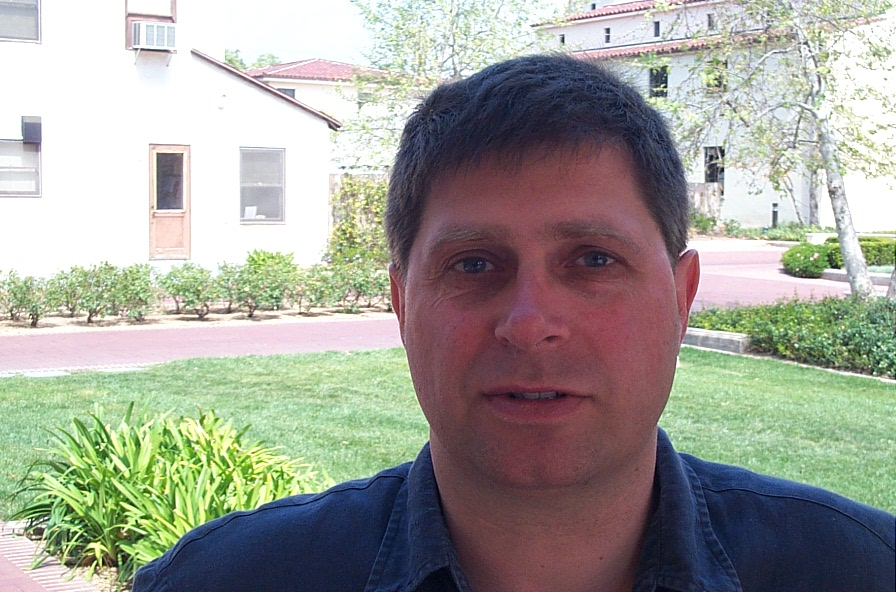
#> input picture data/input/image_0003.jpg, 896 x 592 px; its folder holds only this picture in this run
$ python imgprocess.py   (older library calls are emulated)
#> lines starting #> are read from the running program, lines starting #| are printed output that depends on the picture; after the words box and inside, x2 and y2 are one past the last pixel; in counts of white or black regions, pixels touching at a corner belong together
### gabor.py
import numpy as np
import cv2
import os
import csv

POSITIVE_TRAIN_DIR = 'data/train_images/positives'
NEGATIVE_TRAIN_DIR = 'data/train_images/negatives'
POSITIVE_TEST_DIR = 'data/test_images/positives'
NEGATIVE_TEST_DIR = 'data/test_images/negatives'

EPS = 0.00000000000000001

def build_filters():
    filters = []

    # Size of Gabor kernel
    ksize = 31

    # For different orientations
    for theta in np.arange(0, np.pi, np.pi/4):
        # And different wavelengths of the sinusoidal factor
        for lamb in np.arange(np.pi/4, np.pi, np.pi/4):
            # Get a filter
            kern = cv2.getGaborKernel((ksize, ksize), 4.0, theta, lamb, 0.5, 0, ktype=cv2.CV_32F)
            kern /= 1.5*kern.sum()
            filters.append(kern)

    return filters

# Given an image and a set of filters, derive the response matrices
# [99 lines left out: functions process, get_local_energy, get_mean_amplitude, load_images_from_folder, get_image_feature_vector, get_all_image_feature_vectors and 1 more, not called in this run]

# [3 lines that do not run on import are left out]

### jann.py
from mlp import MLP
import csv

# [81 lines left out: functions load_training, get_ann_label, load_validation, create_brain, not called in this run]

# Load existing topology from mlp.net
def get_brain():
	brain = MLP()
	return brain

# [9 lines that do not run on import are left out]

### mlp.py
from layer import *
from neuron import *

class MLP:
	def __init__(self, topology=None):
		if topology is None:
			self.loadNetwork('mlp.net')
		else:
			self.topology = topology
			self.overallNetError = 0
			self.mLayers = []

			for i,layerNum in enumerate(self.topology):
				newLayer = Layer()
				for neuronNum in range(layerNum):
					if i == 0:
						n = Neuron(0, neuronNum, True, False, False, topology[i+1])
					elif i == len(self.topology)-1:
						n = Neuron(0, neuronNum, False, True, False, 0)
					else:
						n = Neuron(0, neuronNum, False, False, True, topology[i+1])

					newLayer.mNeurons.append(n)

				# Create bias neuron
				if i==0:
					n = Neuron(1, layerNum, True, False, False, topology[i+1])
					n.setBias(True)
					newLayer.mNeurons.append(n)
				elif i != len(self.topology)-1:
					n = Neuron(1, layerNum, False, False, True, topology[i+1])
					n.setBias(True)
					newLayer.mNeurons.append(n)

				self.mLayers.append(newLayer)

	def loadNetwork(self, filename):
		file_obj = open(filename, 'r')

		# Load the overall net error
		self.overallNetError = float(file_obj.readline())

		# Load topology
		self.topology = file_obj.readline().split()
		self.topology = [int(x) for x in self.topology]

		# For each layer...
		self.mLayers = []
		for i,layerNum in enumerate(self.topology):
			newLayer = Layer()

			for neuronNum in range(layerNum):
				outputWeights = file_obj.readline().split()
				outputWeights = [float(ow) for ow in outputWeights]

				if i==0:
					n = Neuron(0, neuronNum, True, False, False, self.topology[i+1], outputWeights)
				elif i == len(self.topology)-1:
					n = Neuron(0, neuronNum, False, True, False, 0, outputWeights)
				else:
					n = Neuron(0, neuronNum, False, False, True, self.topology[i+1], outputWeights)
				newLayer.mNeurons.append(n)

			# Create bias neuron
			if i==0:
				outputWeights = file_obj.readline().split()
				outputWeights = [float(ow) for ow in outputWeights]

				n = Neuron(1, layerNum, True, False, False, self.topology[i+1], outputWeights)
				n.setBias(True)
				newLayer.mNeurons.append(n)
			elif i != len(self.topology)-1:
				outputWeights = file_obj.readline().split()
				outputWeights = [float(ow) for ow in outputWeights]

				n = Neuron(1, layerNum, False, False, True, self.topology[i+1], outputWeights)
				n.setBias(True)
				newLayer.mNeurons.append(n)

			self.mLayers.append(newLayer)

		file_obj.close()

	# [113 lines left out: functions backPropagate, feedForward, printNetwork, saveNetwork, not called in this run]

	def getInputNeurons(self):
		return self.mLayers[0].mNeurons

	def getOutputNeurons(self):
		return self.mLayers[-1].mNeurons

### imgprocess.py
import cv2
import numpy as np
import os

from gabor import get_image_feature_vector, build_filters
from nb import get_nb_label
from jann import get_ann_label, get_brain
from nb import process_training_data, get_nb_label

INPUT_DIR = 'data/input/'
OUTPUT_DIR = 'data/output/'

def auto_canny(image, sigma=0.33):
	# Adjust threshold values of canny based on median values of the image
	v = np.median(image)

	lower = int(max(0, (1.0 - sigma) * v))
	upper = int(min(255, (1.0 + sigma) * v))
	edged = cv2.Canny(image, lower, upper)

	return edged

def get_objects_from_file(filename, train=False):
	# Load image
#> called with filename = 'image_0003.jpg', train = False
	orig = cv2.imread(INPUT_DIR + filename)
#> orig is the input picture: shape (592, 896, 3); mean B, G, R 151.3, 159.9, 159.7
	get_objects_from_img(orig, filename, train)

def get_objects_from_img(orig, filename=".jpg", train=False, webcam=False):
#> called with filename = 'image_0003.jpg', train = False, webcam = False
	img = orig.copy()

	# Convert to gray, equalize to improve contrast
	# imgray = cv2.cvtColor(img,cv2.COLOR_BGR2GRAY)
	# imgray = cv2.equalizeHist(imgray)

	# Boundaries of "skin" HSV intensities
	lower = np.array([0, 3, 0], dtype = "uint8")
	upper = np.array([60, 255, 190], dtype = "uint8")

	# Convert to HSV, get colors that are in range of earlier intensities
	converted = cv2.cvtColor(img, cv2.COLOR_BGR2HSV)
#> converted: shape (592, 896, 3); mean H, S, V 87.3, 63.7, 174.9
	skinMask = cv2.inRange(converted, lower, upper)
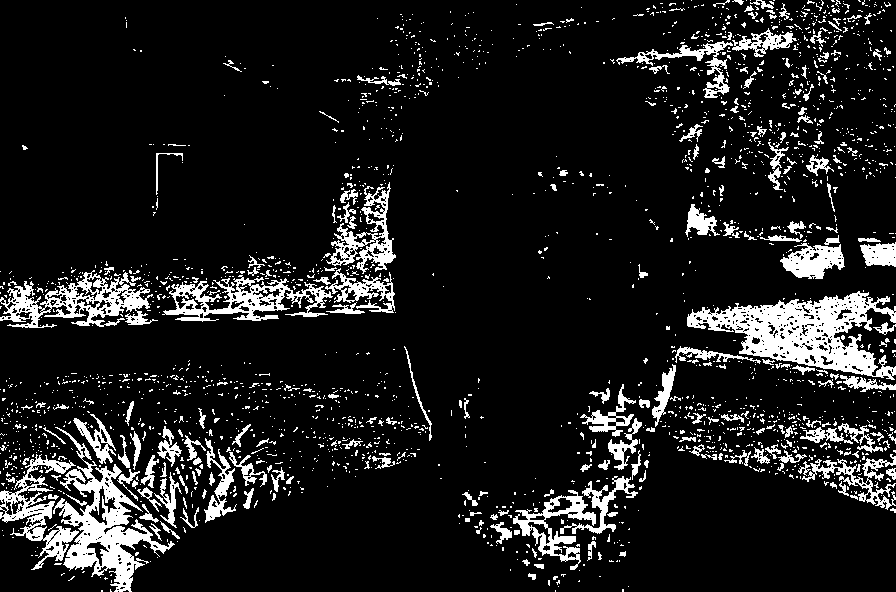
#> skinMask: shape (592, 896); 11.3% white; 2254 white regions (2030 under 20 px), largest, box (x1, y1, x2, y2) and area: (687, 291, 896, 380) 8115, (53, 427, 175, 592) 5565, (0, 270, 158, 328) 3649

	# Apply erosions and dilations to the mask using an elliptical kernel
	kernel = cv2.getStructuringElement(cv2.MORPH_ELLIPSE, (11, 11))
	skinMask = cv2.erode(skinMask, kernel, iterations = 2)
#> skinMask: shape (592, 896); every value is 0
	skinMask = cv2.dilate(skinMask, kernel, iterations = 2)

	# Blur
	skinMask = cv2.GaussianBlur(skinMask, (5, 5), 0)

	# Apply mask
	# skin = cv2.bitwise_and(img, img, mask = skinMask)
	# cv2.imshow("images", np.hstack([img, skin]))
	# comb = cv2.add(skinMask, imgray)

	# Perform Canny
	edges = auto_canny(skinMask)
#> in auto_canny, `v = np.median(image)`: v = 0

	# Find contours
	ret,thresh = cv2.threshold(edges, 100, 255, 0)
	image, contours, hierarchy = cv2.findContours(thresh, cv2.RETR_TREE, cv2.CHAIN_APPROX_SIMPLE)
#> contours = []

	filters = build_filters()

	brain = get_brain()

	for i in range(len(contours)):
		# Draw contours
		# image = cv2.drawContours(img, contours, i, (0,255,0), 1)

		# Identify bounding boxes
		x,y,w,h = cv2.boundingRect(contours[i])

		# Arbitrary threshold height and width is 30, 30
		if h>30 and w>30:
			cropimg = orig[y:y+h, x:x+w]
			if train:
				output_name = OUTPUT_DIR + filename[:-4] + str(i) + '.jpg'
				cv2.imwrite(output_name, cropimg)
			else:
				feature_set = get_image_feature_vector(cropimg, filters)
				ann_label = get_ann_label(feature_set, brain)
				# nb_label = get_nb_label(feature_set)

				# print "Found a face" if ann_label == 1 else "This is not a face"
				if ann_label == 1:
					cv2.rectangle(img, (x, y), (x+w, y+h), (255,0,0), 2)
				else:
					cv2.rectangle(img, (x, y), (x+w, y+h), (100,100,100,50), 2)

			# To show individual images in a window:
			# cv2.imshow('Cropped Image ' + str(i), cropimg)

	# For manual processing
	if not train and not webcam:
		annot_name = OUTPUT_DIR + filename
		cv2.imwrite(annot_name, img)

	# For webcam
	if webcam:
		cv2.imshow('Annotated Image', img)

	# If not using with webcam and you want to display until exit
	# cv2.imshow('Annotated Image', img)
	# cv2.waitKey(0)

if __name__ == '__main__':
	for filename in os.listdir(INPUT_DIR):
#> (the run stopped early here; a loop or call above may not have finished)

$ run again, on data/input/image_0023.jpg
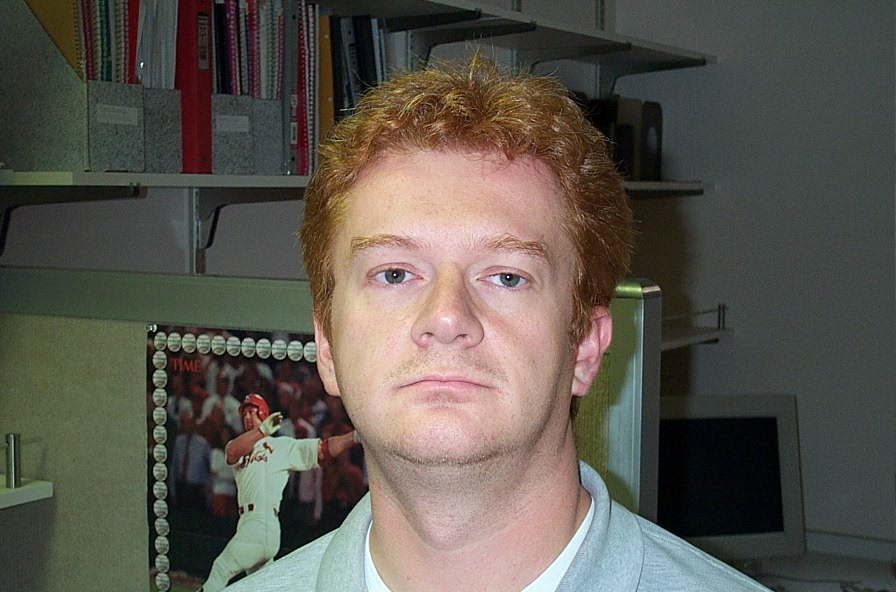
#> input picture data/input/image_0023.jpg, 896 x 592 px
#> in get_objects_from_file, orig is the input picture: shape (592, 896, 3); mean B, G, R 78.7, 87.3, 91.5
#> converted: shape (592, 896, 3); mean H, S, V 57.2, 65.9, 97.9
#> in get_objects_from_img, `skinMask = cv2.inRange(converted, lower, upper)`:
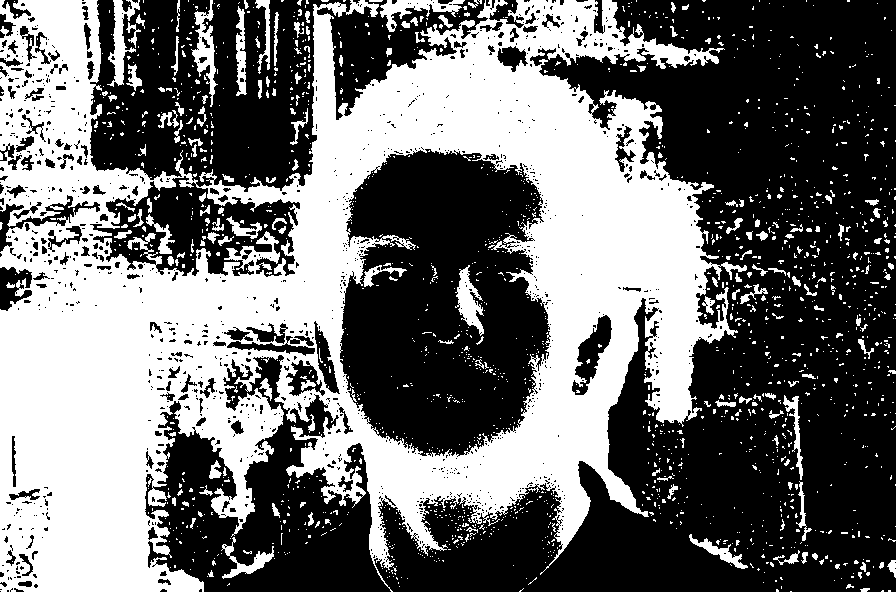
#> skinMask: shape (592, 896); 43.2% white; 1756 white regions (1579 under 20 px), largest, box (x1, y1, x2, y2) and area: (0, 0, 747, 592) 207939, (107, 0, 140, 87) 1014, (191, 0, 218, 107) 1011
#> v = 0
#> in auto_canny, `edged = cv2.Canny(image, lower, upper)`:
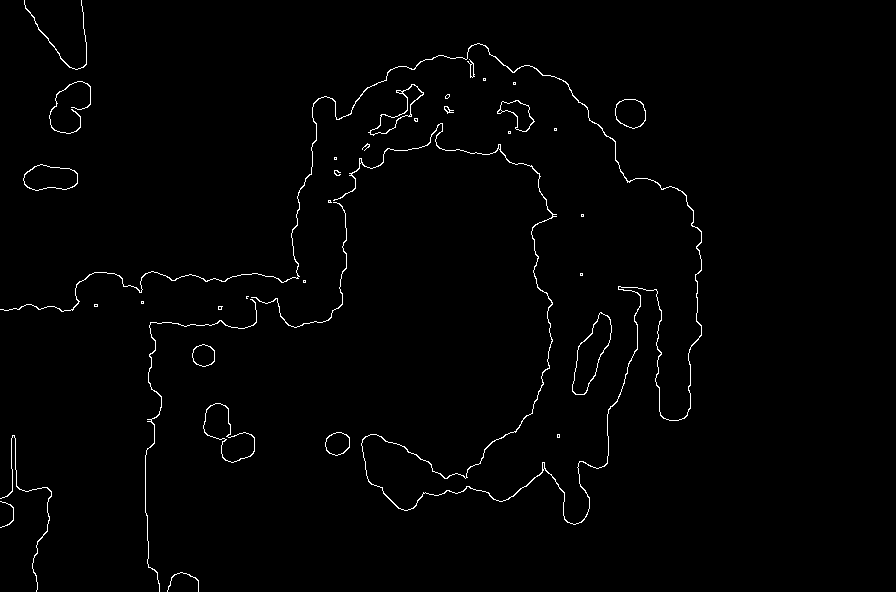
#> edged: shape (592, 896); 1.2% white in thin lines or dots, all inside (x1, y1, x2, y2) = (0, 0, 702, 592)
#> contours = 67 contours, 42 with area under 20; largest, box (x1, y1, x2, y2) and area: (572, 312, 612, 395) 1582, (572, 312, 612, 395) 1542, (203, 403, 255, 463) 1528, (203, 403, 255, 463) 1494, (23, 164, 78, 191) 1065

$ run again, on data/input/image_0024.jpg
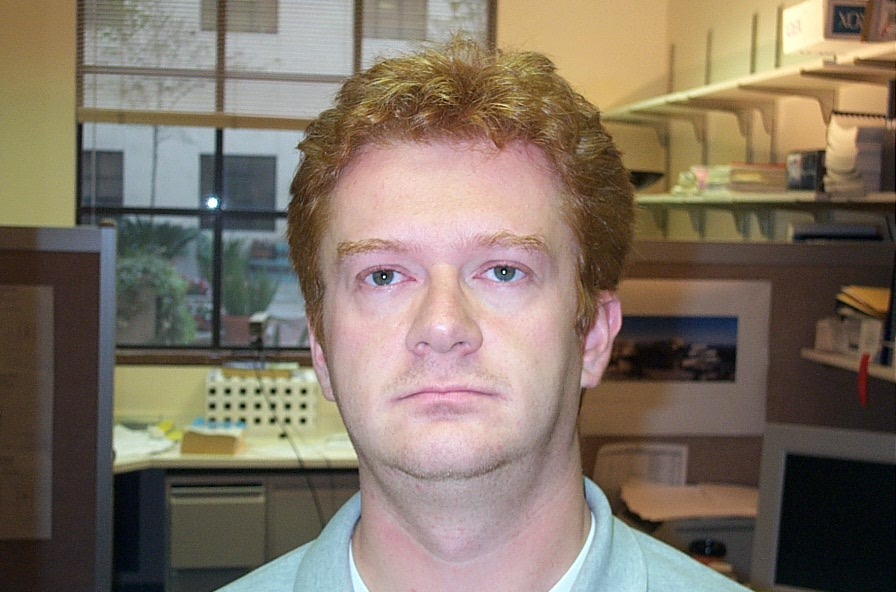
#> input picture data/input/image_0024.jpg, 896 x 592 px
#> in get_objects_from_file, orig is the input picture: shape (592, 896, 3); mean B, G, R 101, 115.5, 128.6
#> converted: shape (592, 896, 3); mean H, S, V 48.7, 76.4, 132.6
#> in get_objects_from_img, `skinMask = cv2.GaussianBlur(skinMask, (5, 5), 0)`:
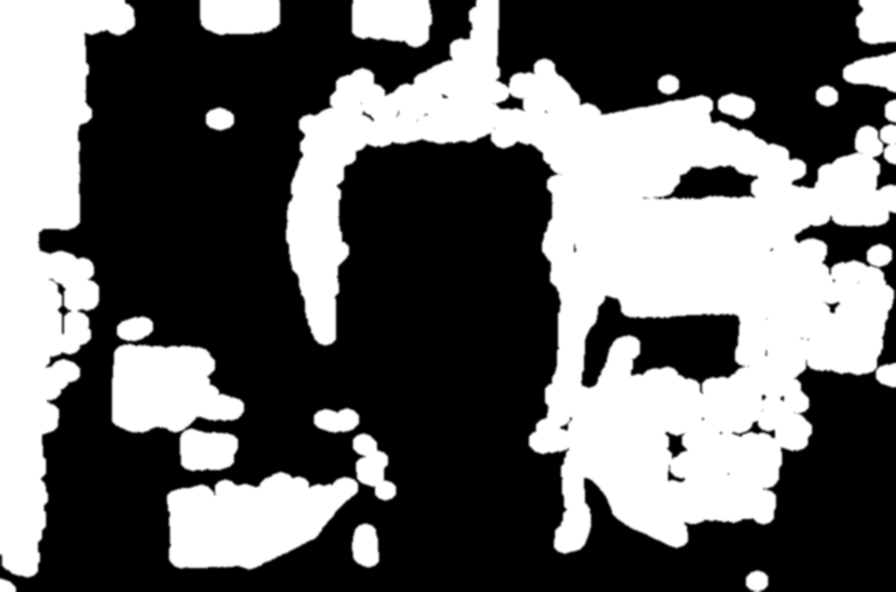
#> skinMask: shape (592, 896); min 0, max 255, mean 103.3
#> v = 0
#> in auto_canny, `edged = cv2.Canny(image, lower, upper)`:
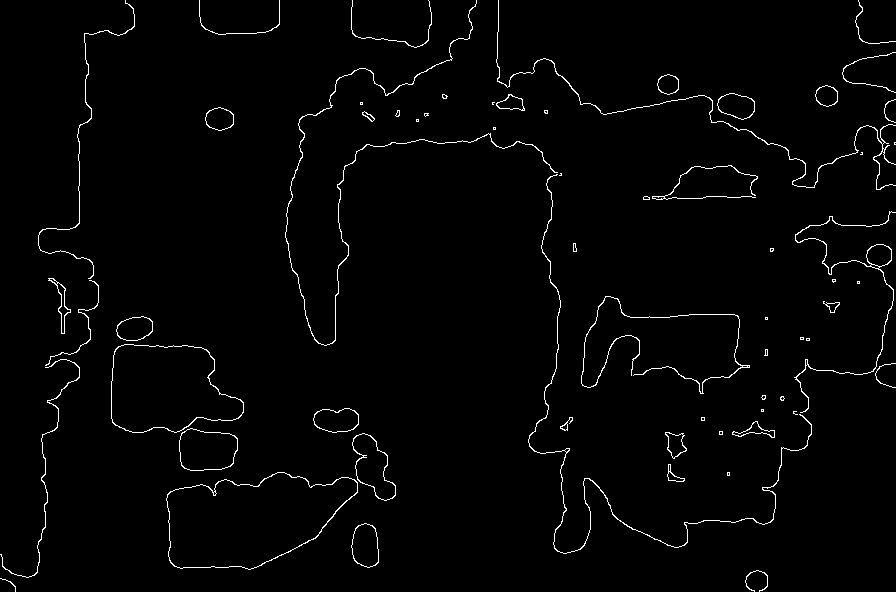
#> edged: shape (592, 896); 1.8% white in thin lines or dots
#> contours = 116 contours, 66 with area under 20; largest, box (x1, y1, x2, y2) and area: (166, 472, 358, 570) 12884, (166, 472, 358, 570) 12777, (111, 344, 244, 433) 8808, (111, 344, 244, 433) 8751, (179, 428, 238, 471) 2032

$ run again, on data/input/image_0027.jpg
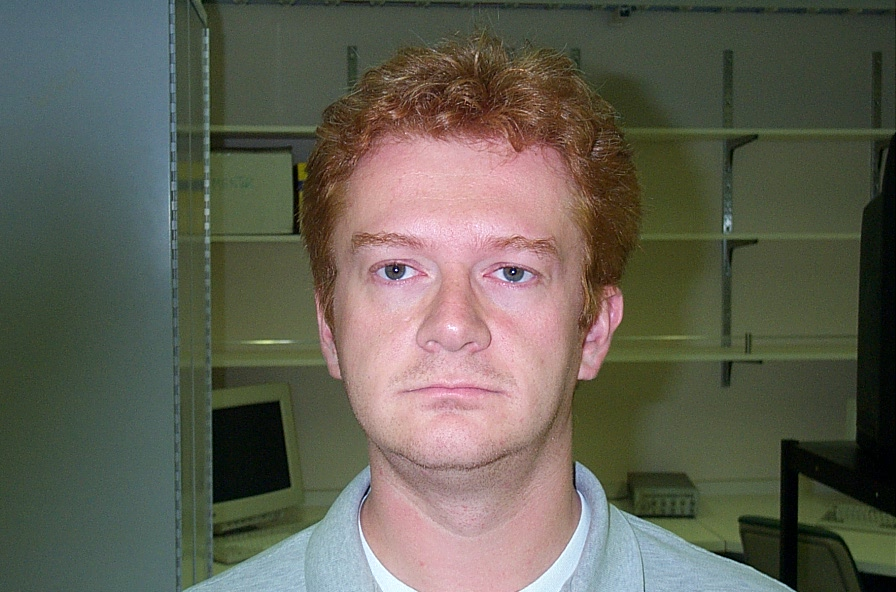
#> input picture data/input/image_0027.jpg, 896 x 592 px
#> in get_objects_from_file, orig is the input picture: shape (592, 896, 3); mean B, G, R 83.9, 96, 97.6
#> converted: shape (592, 896, 3); mean H, S, V 61.6, 78, 107.5
#> in get_objects_from_img, `skinMask = cv2.GaussianBlur(skinMask, (5, 5), 0)`:
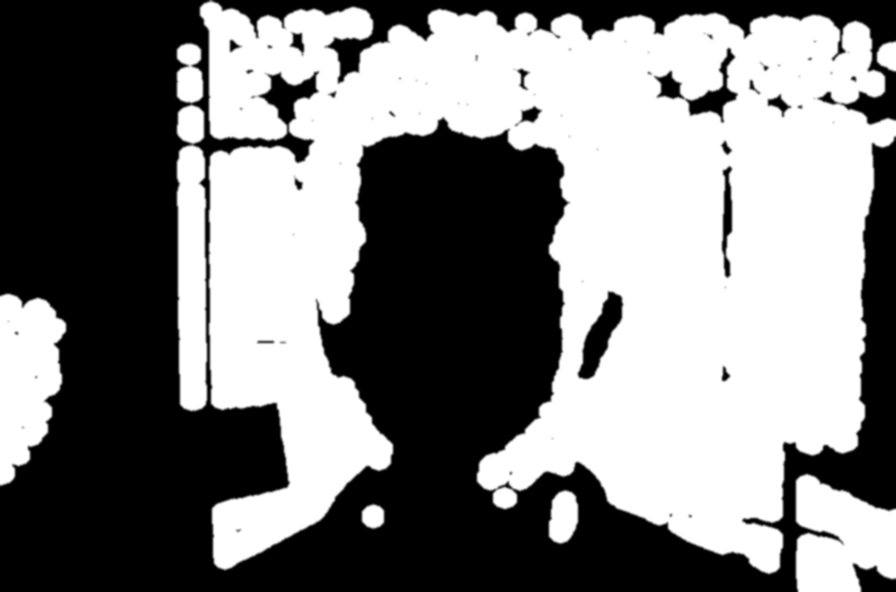
#> skinMask: shape (592, 896); min 0, max 255, mean 128.7
#> v = 169
#> lower = 113
#> upper = 224
#> in auto_canny, `edged = cv2.Canny(image, lower, upper)`:
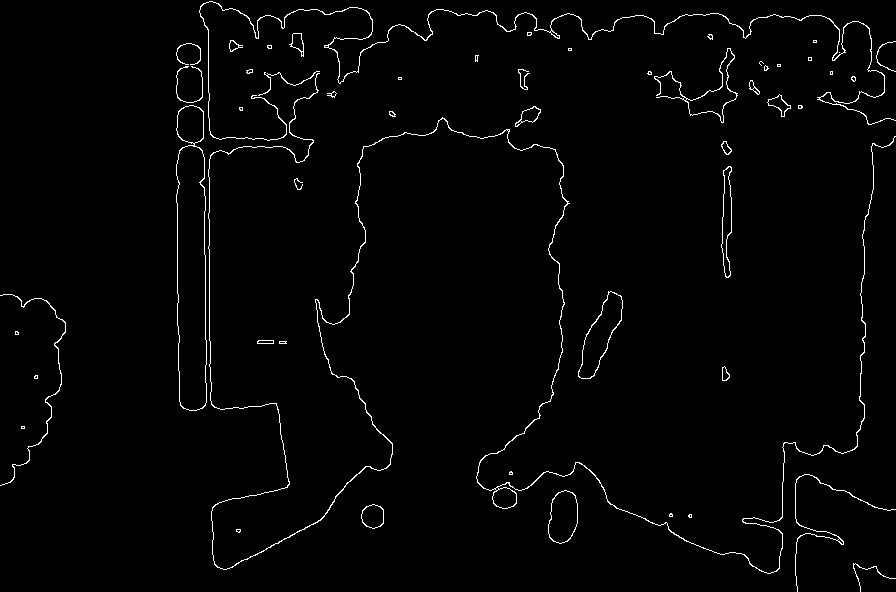
#> edged: shape (592, 896); 1.7% white in thin lines or dots
#> contours = 104 contours, 66 with area under 20; largest, box (x1, y1, x2, y2) and area: (176, 105, 207, 411) 7963, (176, 145, 207, 411) 7069, (578, 291, 623, 379) 1742, (578, 291, 623, 379) 1692, (548, 490, 578, 544) 1218
